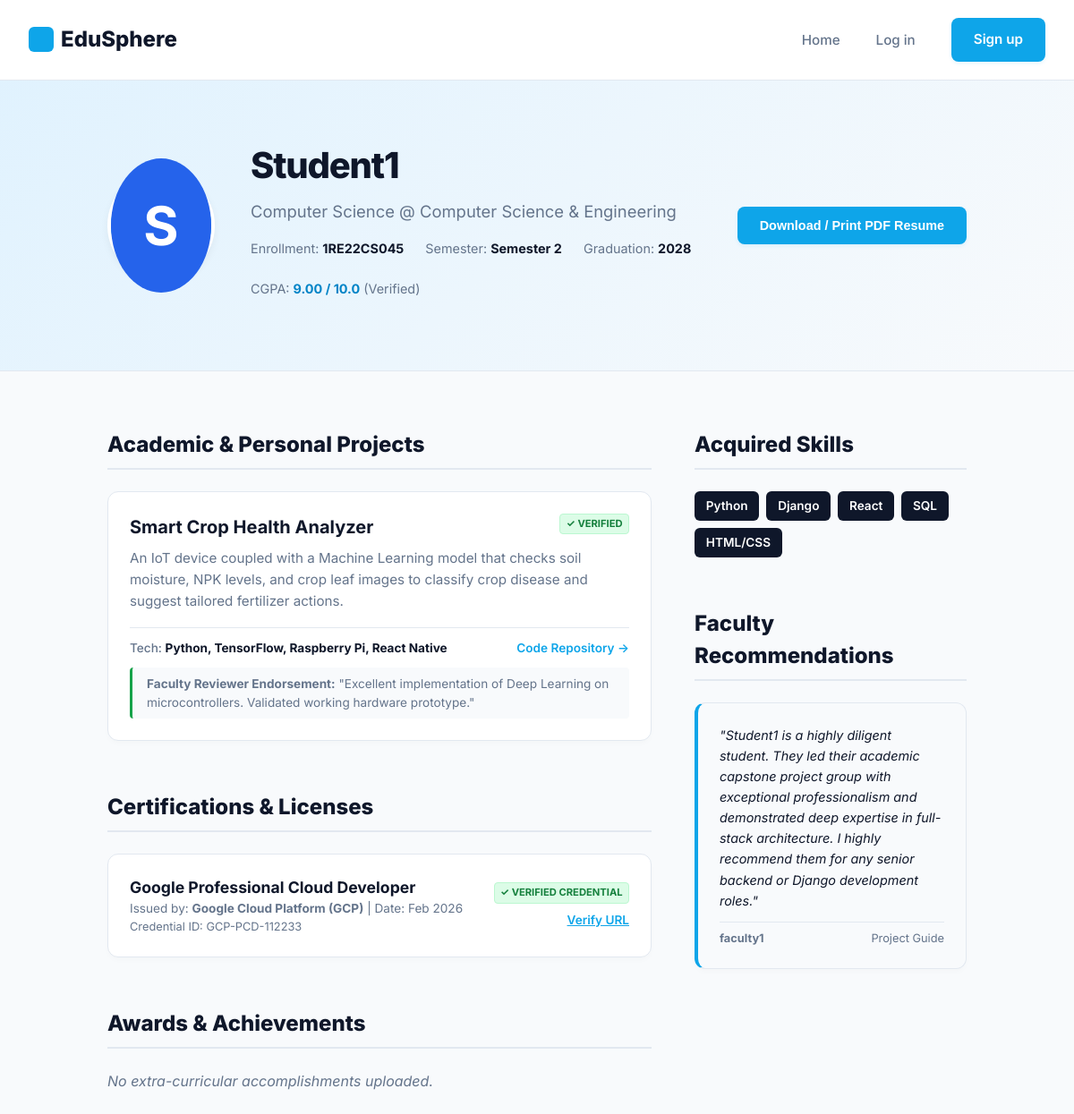
Before: /portfolio/student1/ with the older database file.
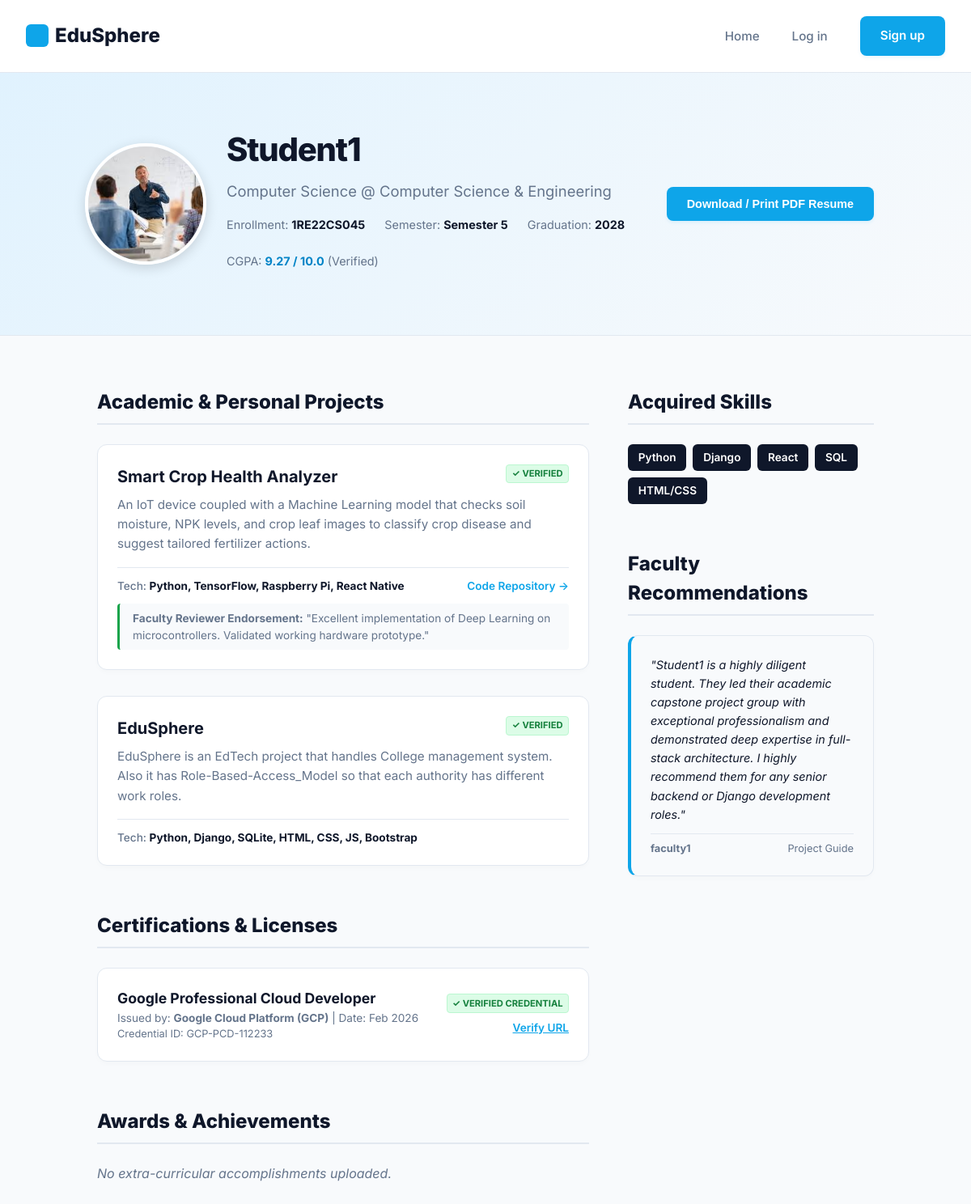
After: the same page with the newer database file.
### users/models.py (models this page shows, shortened)
class StudentProfile(models.Model):
    user = models.OneToOneField(CustomUser, on_delete=models.CASCADE, related_name='student_profile')
    enrollment_number = models.CharField(max_length=50, blank=True, null=True)
    department = models.ForeignKey('academics.Department', on_delete=models.SET_NULL, blank=True, null=True, related_name='students')
    major = models.CharField(max_length=100, blank=True, null=True)
    current_semester = models.IntegerField(default=1)
    graduation_year = models.IntegerField(blank=True, null=True)
    cgpa = models.DecimalField(max_digits=4, decimal_places=2, default=0.00)
    skills = models.ManyToManyField('portfolio.Skill', blank=True, related_name='students')
    github = models.URLField(blank=True, null=True)
    linkedin = models.URLField(blank=True, null=True)
    leetcode = models.URLField(blank=True, null=True)
    codeforces = models.URLField(blank=True, null=True)
    location = models.CharField(max_length=150, blank=True, null=True)

class CustomUser(AbstractUser):
    ROLE_CHOICES = (
        ('student', 'Student'),
        ('faculty', 'Faculty'),
        ('hod', 'HOD'),
        ('placement_officer', 'Placement Officer'),
    )
    role = models.CharField(max_length=20, choices=ROLE_CHOICES, default='student')
    phone_number = models.CharField(max_length=15, blank=True, null=True)
    profile_picture = models.ImageField(upload_to='profile_pics/', blank=True, null=True)

class FacultyProfile(models.Model):
    user = models.OneToOneField(CustomUser, on_delete=models.CASCADE, related_name='faculty_profile')
    employee_id = models.CharField(max_length=50, blank=True, null=True)
    department = models.ForeignKey('academics.Department', on_delete=models.SET_NULL, blank=True, null=True, related_name='faculty_members')
    designation = models.CharField(max_length=100, blank=True, null=True)

### portfolio/models.py (models this page shows, shortened)
class Project(models.Model):
    VERIFICATION_CHOICES = (
        ('pending', 'Pending'),
        ('verified', 'Verified'),
        ('rejected', 'Rejected'),
    )
    student = models.ForeignKey('users.StudentProfile', on_delete=models.CASCADE, related_name='projects')
    title = models.CharField(max_length=150)
    description = models.TextField()
    technologies_used = models.CharField(max_length=200, help_text="Comma-separated list of technologies (e.g. Django, React, Postgres)")
    project_link = models.URLField(blank=True, null=True)
    git_repository = models.URLField(blank=True, null=True)
    verification_status = models.CharField(max_length=15, choices=VERIFICATION_CHOICES, default='pending')
    verified_by = models.ForeignKey('users.FacultyProfile', on_delete=models.SET_NULL, blank=True, null=True, related_name='verified_projects')
    verification_date = models.DateTimeField(blank=True, null=True)
    faculty_comments = models.TextField(blank=True, null=True)

class Certification(models.Model):
    VERIFICATION_CHOICES = (
        ('pending', 'Pending'),
        ('verified', 'Verified'),
        ('rejected', 'Rejected'),
    )
    student = models.ForeignKey('users.StudentProfile', on_delete=models.CASCADE, related_name='certifications')
    name = models.CharField(max_length=150)
    issuing_organization = models.CharField(max_length=100)
    issue_date = models.DateField()
    expiry_date = models.DateField(blank=True, null=True)
    credential_id = models.CharField(max_length=100, blank=True, null=True)
    credential_url = models.URLField(blank=True, null=True)
    verification_status = models.CharField(max_length=15, choices=VERIFICATION_CHOICES, default='pending')
    verified_by = models.ForeignKey('users.FacultyProfile', on_delete=models.SET_NULL, blank=True, null=True, related_name='verified_certifications')
    verification_date = models.DateTimeField(blank=True, null=True)
    faculty_comments = models.TextField(blank=True, null=True)

class Skill(models.Model):
    name = models.CharField(max_length=50, unique=True)

class Endorsement(models.Model):
    RELATIONSHIP_CHOICES = (
        ('class_teacher', 'Class Teacher'),
        ('project_guide', 'Project Guide'),
        ('mentor', 'Mentor'),
        ('other', 'Other'),
    )
    student = models.ForeignKey('users.StudentProfile', on_delete=models.CASCADE, related_name='endorsements')
    faculty = models.ForeignKey('users.FacultyProfile', on_delete=models.CASCADE, related_name='given_endorsements')
    relationship = models.CharField(max_length=20, choices=RELATIONSHIP_CHOICES, default='mentor')
    content = models.TextField()
    created_at = models.DateTimeField(auto_now_add=True)

### academics/models.py (models this page shows, shortened)
class Department(models.Model):
    name = models.CharField(max_length=100, unique=True)
    code = models.CharField(max_length=10, unique=True)

### portfolio/views.py (the view)
# urls.py: path('portfolio/<str:username>/', views.public_portfolio, name='public_portfolio'),
def public_portfolio(request, username):
    student = get_object_or_404(StudentProfile, user__username=username)
    projects = student.projects.filter(verification_status='verified')
    certifications = student.certifications.filter(verification_status='verified')
    achievements = student.achievements.filter(verification_status='verified')
    endorsements = student.endorsements.all().select_related('faculty__user')
    context = {
        'student': student,
        'projects': projects,
        'certifications': certifications,
        'achievements': achievements,
        'endorsements': endorsements,
    }
    return render(request, 'portfolio/public_portfolio.html', context)

### templates/portfolio/public_portfolio.html (shortened to what the changed rows need)
{% extends "base.html" %}
{% block content %}
<main style="background: var(--background); min-height: 100vh;">
    <header class="portfolio-header">
        <div class="profile-card-flex">
            <div class="profile-avatar">
    {% if student.user.profile_picture %}
        <img src="{{ student.user.profile_picture.url }}"
             alt="Profile Picture"
             style="width:150px;
                    height:150px;
                    border-radius:50%;
                    object-fit:cover;
                    border:4px solid white;
                    box-shadow:0 4px 15px rgba(0,0,0,0.15);">
    {% else %}
        <div style="width:150px;
                    height:150px;
                    border-radius:50%;
                    background:#2563eb;
                    color:white;
                    display:flex;
                    justify-content:center;
                    align-items:center;
                    font-size:60px;
                    font-weight:bold;">
            {{ student.user.username|first|upper }}
        </div>
    {% endif %}
</div>
            <div style="flex: 1;">
                <h1 style="font-size: 2.5rem; font-weight: 800; letter-spacing: -0.03em; margin-bottom: 0.5rem; color: var(--secondary);">
                    {{ student.user.first_name|default:student.user.username }} {{ student.user.last_name|default:"" }}
                </h1>
                <p style="font-size: 1.15rem; color: var(--text-muted); margin-bottom: 1rem;">
                    {{ student.major|default:"Undergraduate Student" }} @ {{ student.department.name }}
                </p>
                <div style="display: flex; flex-wrap: wrap; gap: 1.5rem; font-size: 0.9rem; color: var(--text-muted); margin-bottom: 1rem;">
                    <span>Enrollment: <strong style="color: var(--text-main);">{{ student.enrollment_number|default:"-" }}</strong></span>
                    <span>Semester: <strong style="color: var(--text-main);">Semester {{ student.current_semester }}</strong></span>
                    <span>Graduation: <strong style="color: var(--text-main);">{{ student.graduation_year|default:"-" }}</strong></span>
                    <span>CGPA: <strong style="color: var(--primary-dark);">{{ student.cgpa }} / 10.0</strong> (Verified)</span>
                </div>
            </div>
        </div>
    </header>
    <div class="portfolio-grid">
        <div>
            <section class="portfolio-section">
                <h2 class="section-title">Academic & Personal Projects</h2>
                {% if projects %}
                    <div style="display: flex; flex-direction: column; gap: 2rem;">
                        {% for item in projects %}
                            <div class="card" style="position: relative;">
                                <div style="display: flex; justify-content: space-between; align-items: flex-start; margin-bottom: 0.5rem;">
                                    <h3 style="font-size: 1.25rem; font-weight: 700; color: var(--secondary);">{{ item.title }}</h3>
                                    {% if item.verification_status == 'verified' %}
                                        <span class="badge-check verified-badge-print">✓ Verified</span>
                                    {% else %}
                                        <span style="font-size: 0.75rem; color: var(--text-muted); font-style: italic;">(Unverified)</span>
                                    {% endif %}
                                </div>
                                <p style="color: var(--text-muted); font-size: 0.95rem; line-height: 1.6; margin-bottom: 1rem;">{{ item.description }}</p>
                                <div style="display: flex; justify-content: space-between; align-items: center; border-top: 1px solid var(--border); padding-top: 0.75rem; font-size: 0.85rem;">
                                    <span style="color: var(--text-muted); font-weight: 500;">Tech: <strong style="color: var(--secondary);">{{ item.technologies_used }}</strong></span>
                                    {% if item.project_link %}
                                        <a href="{{ item.project_link }}" target="_blank" style="color: var(--primary); font-weight: 600;">Code Repository &rarr;</a>
                                    {% endif %}
                                </div>
                                {% if item.faculty_comments %}
                                    <div style="margin-top: 0.75rem; background: #f8fafc; border-left: 3px solid #16a34a; padding: 0.5rem 1rem; border-radius: 4px; font-size: 0.85rem; color: var(--text-muted);">
                                        <strong>Faculty Reviewer Endorsement:</strong> "{{ item.faculty_comments }}"
                                    </div>
                                {% endif %}
                            </div>
                        {% endfor %}
                    </div>
                {% else %}
                    <p style="color: var(--text-muted); font-style: italic;">No projects registered in the portfolio.</p>
                {% endif %}
            </section>
            <section class="portfolio-section">
                <h2 class="section-title">Certifications & Licenses</h2>
                {% if certifications %}
                    <div style="display: grid; grid-template-columns: 1fr; gap: 1rem;">
                        {% for item in certifications %}
                            <div class="card" style="display: flex; justify-content: space-between; align-items: center;">
                                <div>
                                    <h3 style="font-size: 1.1rem; font-weight: 700; color: var(--secondary);">{{ item.name }}</h3>
                                    <p style="font-size: 0.85rem; color: var(--text-muted);">
                                        Issued by: <strong>{{ item.issuing_organization }}</strong> | Date: {{ item.issue_date|date:"M Y" }}
                                    </p>
                                    {% if item.credential_id %}
                                        <p style="font-size: 0.8rem; color: var(--text-muted);">Credential ID: {{ item.credential_id }}</p>
                                    {% endif %}
                                </div>
                                <div style="text-align: right; display: flex; flex-direction: column; align-items: flex-end; gap: 0.5rem;">
                                    {% if item.verification_status == 'verified' %}
                                        <span class="badge-check verified-badge-print">✓ Verified Credential</span>
                                    {% endif %}
                                    {% if item.credential_url %}
                                        <a href="{{ item.credential_url }}" target="_blank" style="font-size: 0.85rem; color: var(--primary); font-weight: 600; text-decoration: underline;">Verify URL</a>
                                    {% endif %}
                                </div>
                            </div>
                        {% endfor %}
                    </div>
                {% else %}
                    <p style="color: var(--text-muted); font-style: italic;">No professional certifications registered.</p>
                {% endif %}
            </section>
            <section class="portfolio-section">
                <h2 class="section-title">Awards & Achievements</h2>
            </section>
        </div>
        <div>
            <section class="portfolio-section" style="page-break-inside: avoid;">
                <h2 class="section-title">Acquired Skills</h2>
                <div style="display: flex; flex-wrap: wrap; gap: 0.5rem;">
                    {% if student.skills.all %}
                        {% for skill in student.skills.all %}
                            <span style="background: var(--secondary); color: white; padding: 0.4rem 0.8rem; font-size: 0.85rem; border-radius: 6px; font-weight: 600;">
                                {{ skill.name }}
                            </span>
                        {% endfor %}
                    {% else %}
                        <p style="color: var(--text-muted); font-style: italic;">No skills listed.</p>
                    {% endif %}
                </div>
            </section>
            <section class="portfolio-section" style="page-break-inside: avoid;">
                <h2 class="section-title">Faculty Recommendations</h2>
                {% if endorsements %}
                    <div style="display: flex; flex-direction: column; gap: 1.5rem;">
                        {% for end in endorsements %}
                            <div class="card" style="background: #f8fafc; border-left: 4px solid var(--primary);">
                                <p style="font-style: italic; font-size: 0.9rem; color: var(--text-main); line-height: 1.6; margin-bottom: 0.75rem;">
                                    "{{ end.content }}"
                                </p>
                                <div style="display: flex; justify-content: space-between; align-items: center; border-top: 1px solid var(--border); padding-top: 0.5rem; font-size: 0.8rem; color: var(--text-muted);">
                                    <strong>{{ end.faculty.user.first_name|default:end.faculty.user.username }}</strong>
                                    <span>{{ end.get_relationship_display }}</span>
                                </div>
                            </div>
                        {% endfor %}
                    </div>
                {% else %}
                    <p style="color: var(--text-muted); font-style: italic;">No endorsements recorded yet.</p>
                {% endif %}
            </section>
        </div>
    </div>
</main>
{% endblock %}

Changed rows visible on the page:
changed StudentProfile "Computer Science": user.profile_picture: picture added; current_semester "2" → "5"; cgpa "9.00" → "9.27"; user.username|first "S" → (not shown)
added Project: title "EduSphere", verification_status "✓ VERIFIED", description "EduSphere is an EdTech project that handles College management system. Also it has Role-Based-Access_Model so that each authority has different work roles.", technologies_used "Python, Django, SQLite, HTML, CSS, JS, Bootstrap"
